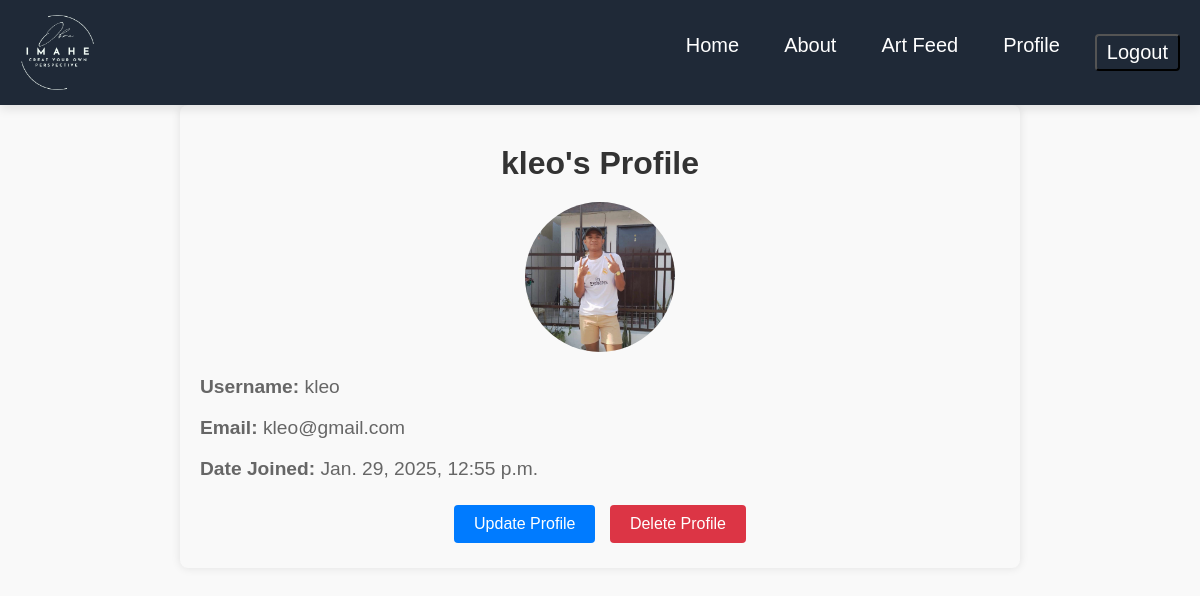
Page /accounts/profile/ (signed in) on the committed database.
### accounts/models.py (models this page shows)
class CustomUser(AbstractUser):
    age = models.IntegerField(null=True, blank=True)
    email = models.EmailField(unique=True)
    REQUIRED_FIELDS = ['email', 'age']
    USERNAME_FIELD = 'username'
    profile_pic = models.ImageField(upload_to='images/', null=True, blank=True)

### accounts/views.py (the view)
# urls.py: path('profile/', ProfileDetailView.as_view(), name='Profile'),
class ProfileDetailView(LoginRequiredMixin, DetailView):
    model = CustomUser
    template_name = 'registration/profile.html'
    def get_object(self):
        return self.request.user  # Display the logged-in user's profile

### App/templates/registration/profile.html
{% extends 'App/index.html' %}
{% block content %}
    <div class="profile-container">
        <div class="profile-header">
            <h1>{{ user.username }}'s Profile</h1>
        </div>
              <div class="profile-header">
            {% if user.profile_pic %}
                <img src="{{ user.profile_pic.url }}" alt="Profile Picture" height="150" width="150" style="border-radius: 50%">
            {% else %}
                <img src="#" alt="Default Profile Picture">
            {% endif %}
        </div>
        <div class="profile-details">
            <p><strong>Username:</strong> {{ user.username }}</p>
            <p><strong>Email:</strong> {{ user.email }}</p>
            <p><strong>Date Joined:</strong> {{ user.date_joined }}</p>
        </div>
        <div class="profile-actions">
            <a href="{% url 'Profile_update' %}" class="btn btn-primary">Update Profile</a>
            <a href="{% url 'Profile_delete' %}" class="btn btn-danger">Delete Profile</a>
        </div>
    </div>
{% endblock %}

### static/css/style2.css (style rules this page uses)
body { font-family: Arial, sans-serif; margin: 0; padding: 0; background-color: #f9f9f9; color: #333; }
a { text-decoration: none; color: #3b82f6; transition: color 0.3s ease; }
h1 { font-size: 2.5rem; text-align: center; margin-bottom: 20px; color: #222; }
h1 { text-align: center; font-size: 2rem; margin-top: 20px; color: #222; }
.btn { display: inline-block; padding: 10px 20px; font-size: 1rem; border-radius: 5px; border: none; background-color: #3b82f6; color: #fff; text-align: center; cursor: pointer; transition: background-color 0.3s ease, transform 0.2s ease; }
.profile-container { max-width: 800px; margin: 0 auto; padding: 20px; background-color: #f9f9f9; border-radius: 8px; box-shadow: 0 0 10px rgba(0, 0, 0, 0.1); }
.profile-header { text-align: center; margin-bottom: 20px; }
.profile-header h1 { font-size: 2em; color: #333; }
.profile-details { margin-bottom: 20px; }
.profile-details p { font-size: 1.2em; color: #666; }
.profile-actions { text-align: center; }
.profile-actions .btn { display: inline-block; margin: 5px; padding: 10px 20px; font-size: 1em; color: #fff; background-color: #007bff; border: none; border-radius: 4px; text-decoration: none; cursor: pointer; }
.profile-actions .btn-danger { background-color: #dc3545; }

### rows in the picture
CustomUser: username "kleo", profile_pic (picture), email "kleo@gmail.com", date_joined "Jan. 29, 2025, 12:55 p.m."
